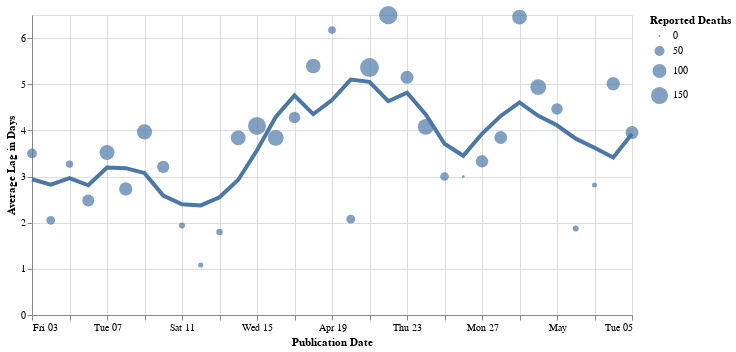

The notebook cell this image was saved under:
### Code cell
df = pd.DataFrame(data.groupby('publication_date')['n_diff'].sum())
df['average_lag'] = data.groupby('publication_date')['age'].sum() / data.groupby('publication_date')['n_diff'].sum()
df = df.reset_index()
df = df[df['publication_date'] > '2020-04-02']

base = alt.Chart(df).encode(
    x=alt.X('publication_date', title="Publication Date"),
)

lag = base.mark_circle().encode(
    y=alt.Y('average_lag:Q', title="Average Lag in Days"),
    size=(alt.Size('n_diff', title="Reported Deaths")),
)

rolling = alt.Chart(df).mark_line(
    size=4
).transform_window(
    rolling_mean='mean(average_lag)',
    frame=[-2, 2]
).encode(
    x='publication_date',
    y='rolling_mean:Q'
)

(lag + rolling).properties(width=600)

### Figure 1 — Vega-Lite specification as saved in the notebook (floating-point values rounded to 4 significant figures)
{"config": {"view": {"continuousWidth": 400, "continuousHeight": 300}}, "layer": [{"mark": "circle", "encoding": {"size": {"type": "quantitative", "field": "n_diff", "title": "Reported Deaths"}, "x": {"type": "temporal", "field": "publication_date", "title": "Publication Date"}, "y": {"type": "quantitative", "field": "average_lag", "title": "Average Lag in Days"}}}, {"mark": {"type": "line", "size": 4}, "encoding": {"x": {"type": "temporal", "field": "publication_date"}, "y": {"type": "quantitative", "field": "rolling_mean"}}, "transform": [{"window": [{"op": "mean", "field": "average_lag", "as": "rolling_mean"}], "frame": [-2, 2]}]}], "data": {"name": "data-4110f5135c4af89fe480f3e6e0cd0dc2"}, "width": 600, "$schema": "https://vega.github.io/schema/vega-lite/v4.8.1.json", "datasets": {"data-4110f5135c4af89fe480f3e6e0cd0dc2": [{"publication_date": "2020-04-03T00:00:00", "n_diff": 48.0, "average_lag": 3.5}, {"publication_date": "2020-04-04T00:00:00", "n_diff": 38.0, "average_lag": 2.053}, {"publication_date": "2020-04-05T00:00:00", "n_diff": 26.0, "average_lag": 3.269}, {"publication_date": "2020-04-06T00:00:00", "n_diff": 73.0, "average_lag": 2.479}, {"publication_date": "2020-04-07T00:00:00", "n_diff": 117.0, "average_lag": 3.521}, {"publication_date": "2020-04-08T00:00:00", "n_diff": 89.0, "average_lag": 2.73}, {"publication_date": "2020-04-09T00:00:00", "n_diff": 118.0, "average_lag": 3.966}, {"publication_date": "2020-04-10T00:00:00", "n_diff": 76.0, "average_lag": 3.211}, {"publication_date": "2020-04-11T00:00:00", "n_diff": 17.0, "average_lag": 1.941}, {"publication_date": "2020-04-12T00:00:00", "n_diff": 12.0, "average_lag": 1.083}, {"publication_date": "2020-04-13T00:00:00", "n_diff": 20.0, "average_lag": 1.8}, {"publication_date": "2020-04-14T00:00:00", "n_diff": 112.0, "average_lag": 3.839}, {"publication_date": "2020-04-15T00:00:00", "n_diff": 167.0, "average_lag": 4.096}, {"publication_date": "2020-04-16T00:00:00", "n_diff": 130.0, "average_lag": 3.838}, {"publication_date": "2020-04-17T00:00:00", "n_diff": 68.0, "average_lag": 4.279}, {"publication_date": "2020-04-18T00:00:00", "n_diff": 109.0, "average_lag": 5.394}, {"publication_date": "2020-04-19T00:00:00", "n_diff": 29.0, "average_lag": 6.172}, {"publication_date": "2020-04-20T00:00:00", "n_diff": 39.0, "average_lag": 2.077}, {"publication_date": "2020-04-21T00:00:00", "n_diff": 186.0, "average_lag": 5.36}, {"publication_date": "2020-04-22T00:00:00", "n_diff": 173.0, "average_lag": 6.497}, {"publication_date": "2020-04-23T00:00:00", "n_diff": 87.0, "average_lag": 5.149}, {"publication_date": "2020-04-24T00:00:00", "n_diff": 129.0, "average_lag": 4.078}, {"publication_date": "2020-04-25T00:00:00", "n_diff": 37.0, "average_lag": 3.0}, {"publication_date": "2020-04-26T00:00:00", "n_diff": 2.0, "average_lag": 3.0}, {"publication_date": "2020-04-27T00:00:00", "n_diff": 79.0, "average_lag": 3.329}, {"publication_date": "2020-04-28T00:00:00", "n_diff": 84.0, "average_lag": 3.845}, {"publication_date": "2020-04-29T00:00:00", "n_diff": 112.0, "average_lag": 6.455}, {"publication_date": "2020-04-30T00:00:00", "n_diff": 127.0, "average_lag": 4.937}, {"publication_date": "2020-05-01T00:00:00", "n_diff": 67.0, "average_lag": 4.463}, {"publication_date": "2020-05-02T00:00:00", "n_diff": 16.0, "average_lag": 1.875}, {"publication_date": "2020-05-03T00:00:00", "n_diff": 11.0, "average_lag": 2.818}, {"publication_date": "2020-05-04T00:00:00", "n_diff": 91.0, "average_lag": 5.011}, {"publication_date": "2020-05-05T00:00:00", "n_diff": 85.0, "average_lag": 3.953}]}}
